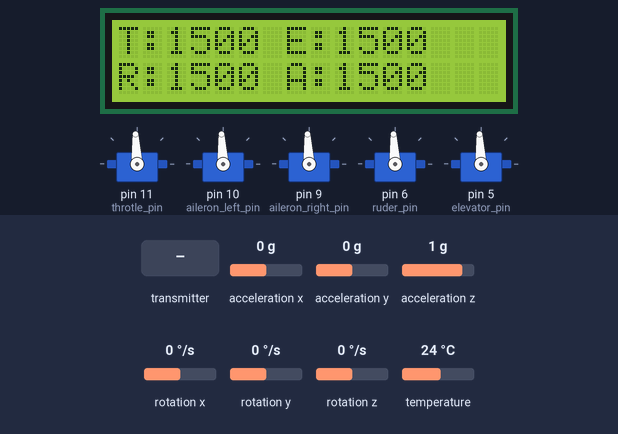
Simulated run of this sketch. Board: Arduino Nano, built with avr-gcc and run on an emulated ATmega328P. On the bench: 5 × servo, 16×2 character LCD. The test bench sets the inputs (shaded band); at power-on: acceleration x 0 g, acceleration y 0 g, acceleration z 1 g, rotation x 0 °/s, rotation y 0 °/s, rotation z 0 °/s, temperature 24 °C.

Above: at 1.3 s.
1.4 s: acceleration x set to -1.4 g
At 3.2 s:
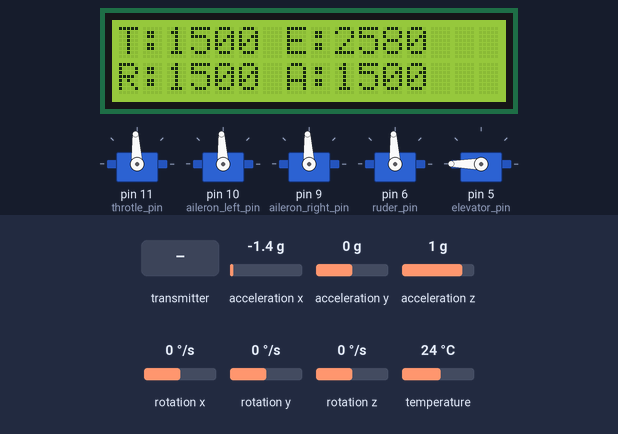
3.5 s: acceleration y set to -1.4 g
At 4.9 s:
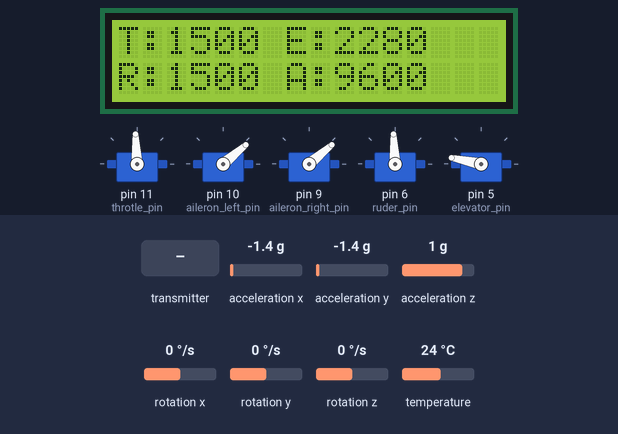
6.5 s: acceleration z set to -0.8 g
At 8.3 s:
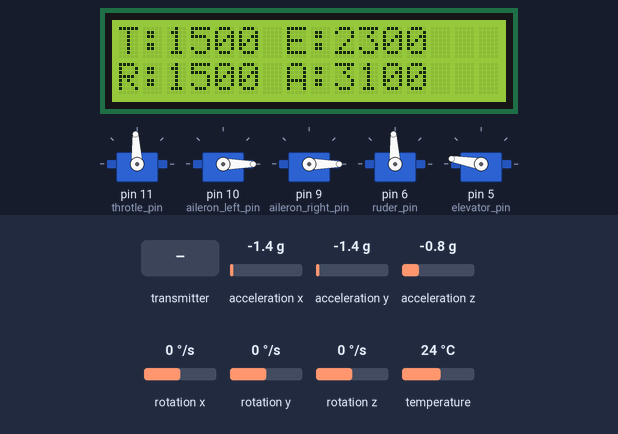
9.3 s: the transmitter starts sending readChannel.0 = 1000
At 10.5 s:
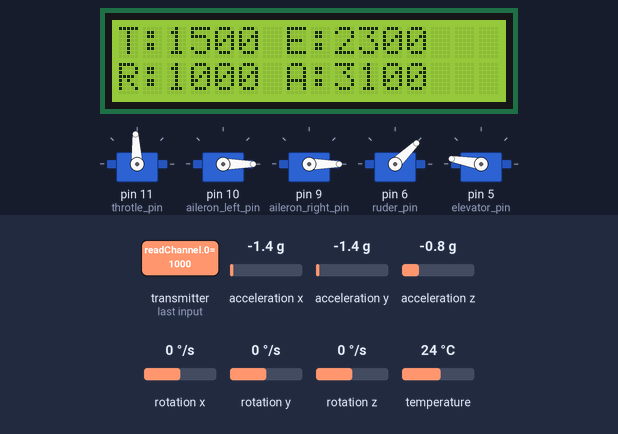
10.8 s: the transmitter starts sending readChannel.1 = 1000
At 11.1 s:
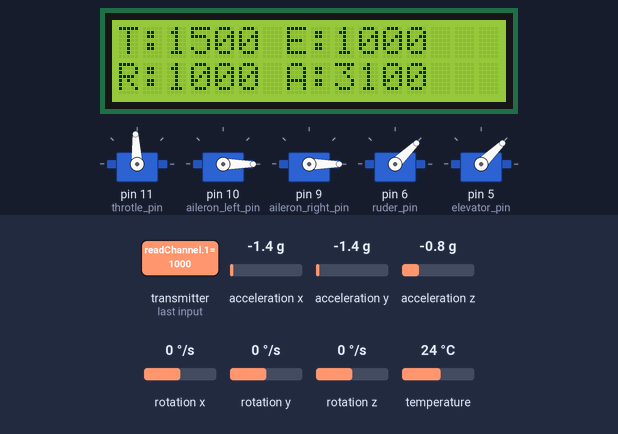
12.3 s: the transmitter starts sending readChannel.2 = 1000
At 12.9 s:
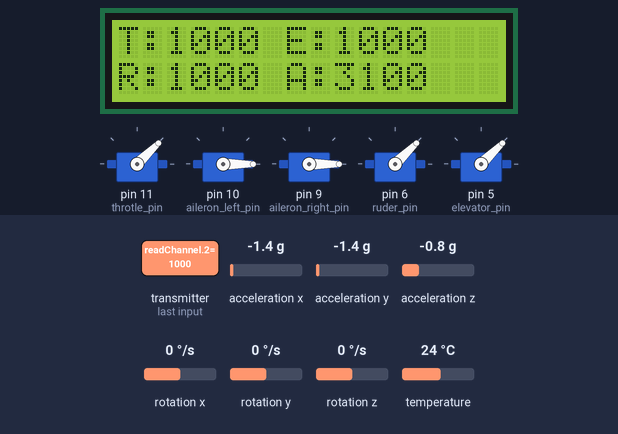
Timing chart, 0 to 14.8 s (numbered marks = the images above; inputs shaded):
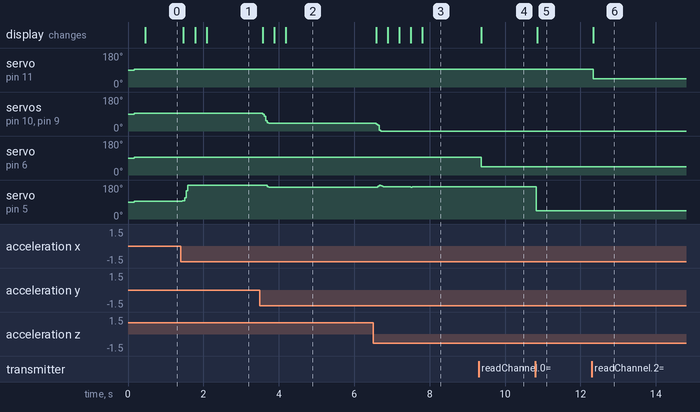

The sketch:

fixed_wing_fly_control_board_v3.ino
```cpp
/*
 * This is our third version of fixed wing drone's control board where the flysky command allow us to
 * control it and with conbine with gyroscop it it capable to stabilisite itself in roll (X-axis) and pitch (y-axis)
 * angle. using arduino nano ang mpu6050 6DOF GYROSCOP/ACCELEROMETER this version of code conbine kalman filter and
 * pid algorithm to make drone stabilize itself autonomously (only roll and pitch angle )
 *
 * i'll make code commented more detailed for easy comprehension.
 *
 */
#include <Adafruit_MPU6050.h> //library for mpu6050
#include <Adafruit_Sensor.h> //library for mpu6050
#include <Wire.h> //library for allow  mpu6050 i2c communication
#include <SimpleKalmanFilter.h> //kalman filter algorithm
#include <IBusBM.h> // flysky command library
#include <Servo.h> // to allow controller to send command to motor
#include <LiquidCrystal_I2C.h> // optionaly lcd screen library

LiquidCrystal_I2C lcd = LiquidCrystal_I2C(0x27, 16, 2); // create lcd screen object

Adafruit_MPU6050 mpu; //create mpu 6050 object

SimpleKalmanFilter xKalmanFilter(0.1, 0.01, 0.02); //pitch initialization for kalman filter
SimpleKalmanFilter yKalmanFilter(0.1, 0.01, 0.02); //roll initialization for kalman filter
SimpleKalmanFilter zKalmanFilter(0.1, 0.01, 0.02); //roll initialization for kalman filter


//int angle;  // Variable to store the servo angle
int gyro_pitch_input; // Variable to store the gyro pitch input
int gyro_roll_input; // Variable to store the roll pitch input
int acc_pitch_input; // Variable to store the accelerometer pitch input
int acc_roll_input; // Variable to store the accelerometer roll input
int pitch_output; // Variable to store the final pitch control output
int roll_output; // Variable to store the final roll control output
int Kp = 4;  // Proportional gain for the pid control
int Kd = 2;  // Derivative gain for the pid control
int prev_errorp = 0;
int prev_errorr = 0;

int desired_point_roll = -4; //don't forget to change this value to adapt it to your vehicule
int desired_point_pitch = 4; //don't forget to change this value to adapt it to your vehicule

// definition of motor pin

#define throtle_pin 11
#define aileron_left_pin 10
#define aileron_right_pin 9
#define ruder_pin 6
#define elevator_pin 5

// definition of motor object
Servo throtle;
Servo aileron_left;
Servo aileron_right;
Servo ruder;
Servo elevator;

// default value of motor control signal
int elevator_val = 1500;
int throttle_val = 1000;
int ruder_val = 1500;
int aileron_val = 1500;

//angle that will send to elevator(pid_pitch_angle) and aileron (pid_roll_angle) motor after pid tuning
int pid_pitch_angle = 0;
int pid_roll_angle = 0;

IBusBM IBus; // IBus object for command control

void setup() {
  // Serial.begin(115200);   // remove comment from this line if you change the Serial port in the next line

  IBus.begin(Serial);    // iBUS connected to Serial0 (rx pin1 on arduino nano on our case)

  // attaches the motor to the motor pin
  throtle.attach(throtle_pin);
  aileron_left.attach(aileron_left_pin);
  aileron_right.attach(aileron_right_pin);
  ruder.attach(ruder_pin);
  elevator.attach(elevator_pin);

//initilize lcd screen
  lcd.init();
  lcd.backlight();
  lcd.begin (16, 2);

  // Try to initialize mpu 6050 sensor!
  if (!mpu.begin()) {
    Serial.println("Failed to find MPU6050 chip");
    while (1) {
      delay(10);
    }
  }

  mpu.setAccelerometerRange(MPU6050_RANGE_4_G);
  mpu.setGyroRange(MPU6050_RANGE_500_DEG);
  mpu.setFilterBandwidth(MPU6050_BAND_21_HZ);
  //Serial.println("");
  delay(10);

}

void loop() {

  //get flysky command value
  ruder_val = IBus.readChannel(0);
  elevator_val = IBus.readChannel(1);
  throttle_val = IBus.readChannel(2);
  aileron_val = IBus.readChannel(3);

  //get mpu6050 gyroscop accelerometer value
    sensors_event_t a, g, temp;
    mpu.getEvent(&a, &g, &temp);
 // pass accelerometer value on kalman filter
    float estimated_x = xKalmanFilter.updateEstimate(a.acceleration.x);
    float estimated_y = yKalmanFilter.updateEstimate(a.acceleration.y);
    float estimated_z = zKalmanFilter.updateEstimate(a.acceleration.z);
//calcul of pitch and roll value after kalman filter to give it to a pid control
    acc_pitch_input = -(atan2(estimated_x, sqrt(estimated_y*estimated_y + estimated_z*estimated_z))*180.0)/M_PI;
    acc_roll_input = (atan2(estimated_y, estimated_z)*180.0)/M_PI;
//uncomment the following line if you want to print it
   /*Serial.print("acc_pitch : ");Serial.print(acc_pitch_input);
    Serial.print("  | acc_roll : ");Serial.println(acc_roll_input);*/

 // Calculate the pitch angle rate using the gyro
     gyro_pitch_input = g.gyro.y / 131.0;
     gyro_roll_input = g.gyro.x / 131.0;

 // Calculate the error between the desired angle and the current angle
     int errorp = acc_pitch_input - gyro_pitch_input;
     int errorr = acc_roll_input - gyro_roll_input;
// Calculate the derivative of the error
     int d_errorp = errorp - prev_errorp;
     int d_errorr = errorr - prev_errorr;

// Store the current error as the previous error for the next iteration
     prev_errorp = errorp;
     prev_errorr = errorr;
// final pitch and roll value after pid
     pitch_output = Kp * errorp + Kd * d_errorp;
     roll_output = Kp * errorr + Kd * d_errorr;

            /* refert to the following line to make comprehention easy it can be different for you it depend of how you put mpu6050 on your uav
             * if roll_output > 0 plane fall in right side
             * if roll_output < -8 plane fall in left side
             * * pitch_output > 0 plane fall in front side
             * * pitch_output < -8 plane fall in back side
             */
//uncomment the following line if you want to print final pitch and roll value
        /*Serial.print("acc_pitch : ");Serial.print(pitch_output);
        Serial.print("  | acc_roll : ");Serial.println(roll_output);*/

// Limit the pitch and roll control output to the range of the servo
            pid_pitch_angle = map(pitch_output,-100, 100, 1000, 2000);
            /*pid_roll_angle = map(roll_output,-200, 200, 2000, 1000);*/
            pid_roll_angle = map(roll_output,200, -200, 2000, 1000);

//control aileron left right and stabilizide it if it fall
            if(aileron_val < 1400 || aileron_val > 1600){
             aileron_val = aileron_val;
            }
            else{
              if (roll_output > 0 || roll_output<-8){
                aileron_val = pid_roll_angle;
              }
            }

// control elevator front back and stabilizide it if it fall
            if(elevator_val < 1400 || elevator_val > 1600){
             elevator_val = elevator_val;
            }
            else{
              if (pitch_output > 0 || pitch_output<-8){
                elevator_val = pid_pitch_angle;
              }
            }


            /*Serial.print("acc_pitch : ");Serial.print(acc_pitch_input);
            Serial.print("  | acc_roll : ");Serial.println(acc_roll_input);*/

//write value to motor

  throtle.writeMicroseconds(throttle_val); //roll
  aileron_left.writeMicroseconds(aileron_val); //roll
  aileron_right.writeMicroseconds(aileron_val);
  ruder.writeMicroseconds(ruder_val);
  elevator.writeMicroseconds(elevator_val); //pitch
// print controller command on lcd, this is just for debugin because when fly controler is pluged i cannot access to serial port on arduino nano
  lcd_print_val();

}

//function for lcd screen

void lcd_print_val(){
  lcd.setCursor(0, 0);
  lcd.print("T: ");
  lcd.setCursor(2, 0);
  lcd.print(throttle_val);

  lcd.setCursor(7, 0);
  lcd.print("E: ");
  lcd.setCursor(9, 0);
  lcd.print(elevator_val);

  lcd.setCursor(0, 1);
  lcd.print("R: ");
  lcd.setCursor(2, 1);
  lcd.print(ruder_val);

  lcd.setCursor(7, 1);
  lcd.print("A: ");
  lcd.setCursor(9, 1);
  lcd.print(aileron_val);
}
```

Measured:
- after the input at 1.4 s, servo on pin 5 (elevator_pin): 93° → 96° at once, → 180° 0.06 s later; the display: first changes after 0.07 s (image 1 shows a later state)
- after the input at 3.5 s, servo on pin 10 (aileron_left_pin), servo on pin 9 (aileron_right_pin): 93° → 41° after 0.08 s, → 40° 0.34 s later; servo on pin 5 (elevator_pin): 180° → 169° after 0.19 s, → 168° 0.11 s later; the display: first changes after 0.08 s (image 2 shows a later state)
- after the input at 6.5 s, servo on pin 10 (aileron_left_pin), servo on pin 9 (aileron_right_pin): 40° → 0° after 0.09 s; servo on pin 5 (elevator_pin): 168° → 172° after 0.12 s, → 170° 0.88 s later; the display: first changes after 0.09 s (image 3 shows a later state)
- after the input at 9.3 s, servo on pin 6 (ruder_pin): 93° → 44° after 0.07 s; the display: changes after 0.07 s (image 4)
- after the input at 10.8 s, servo on pin 5 (elevator_pin): 170° → 44° at once; the display: changes after 0.05 s (image 5)
- after the input at 12.3 s, servo on pin 11 (throtle_pin): 93° → 44° at once; the display: changes at once (image 6)
